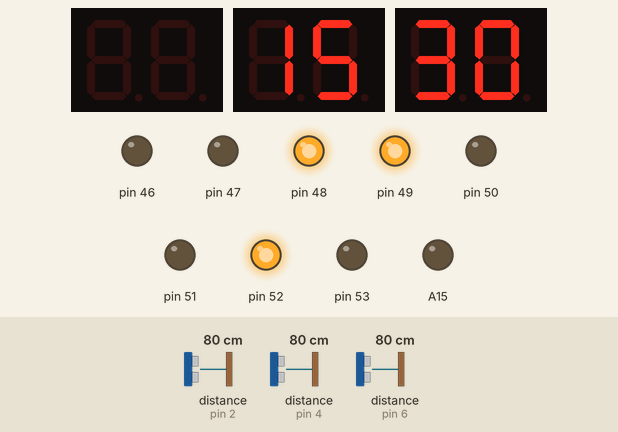
Recording of a sketch running on a simulated Arduino Mega 2560, built with avr-gcc and run on an emulated ATmega2560. Shown: 3 × 2-digit seven-segment display, output pins drawn as LEDs (lit = HIGH). Wiring (inferred from the names in the program): 3 × ultrasonic range finder: trigger pin 3, echo pin 2 / trigger pin 5, echo pin 4 / trigger pin 7, echo pin 6. Inputs (shaded band) come from the test bench; at power-on: distance to the obstacle (sensors on pin 2, pin 4, pin 6) 80 cm. The echo pulse lasts 58.3 µs per cm; pins used as bus, display or sensor lines are not drawn; what the sketch prints to the serial monitor is not drawn.

Above: at 1.1 s.
At 6.1 s:
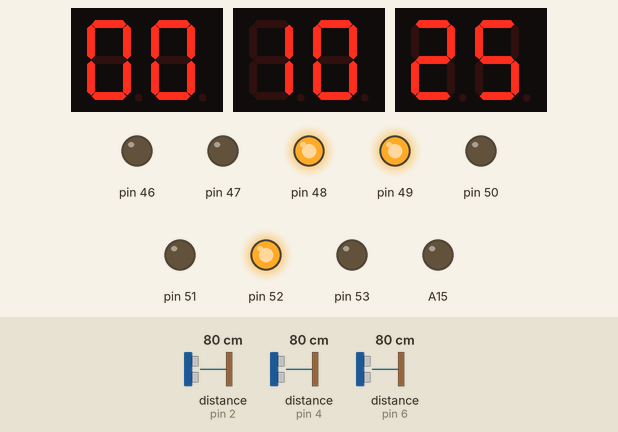
At 11.1 s:
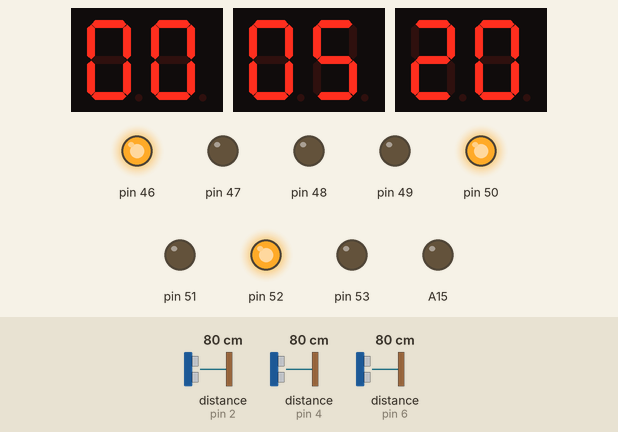
At 20.1 s:
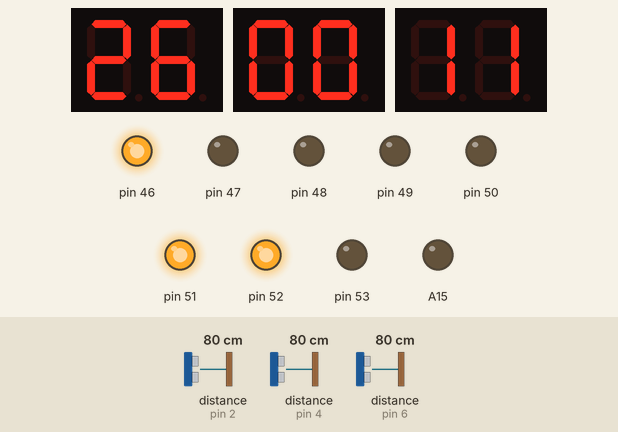
At 29.1 s:
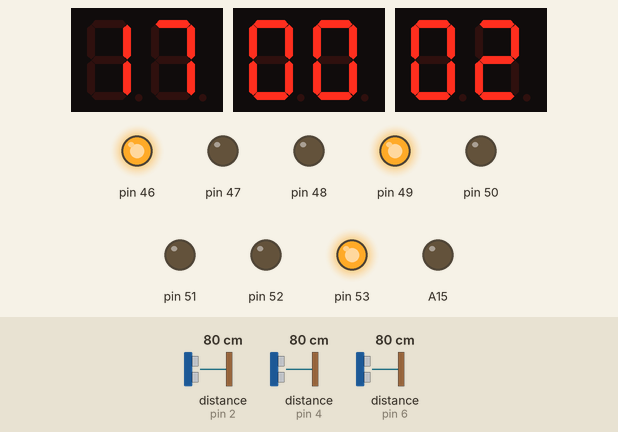
At 39.1 s:
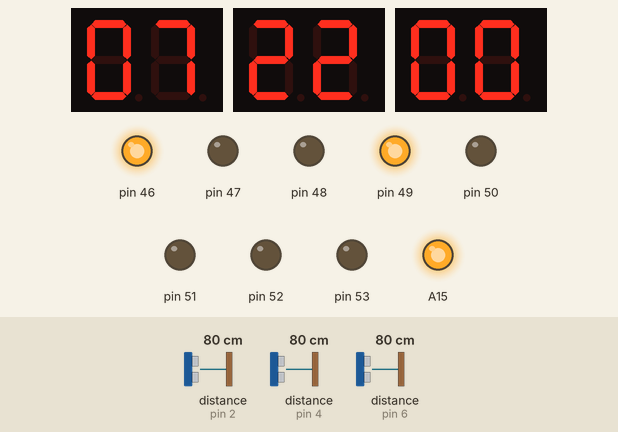
Timing chart, 0 to 40.0 s (numbered marks = the images above):
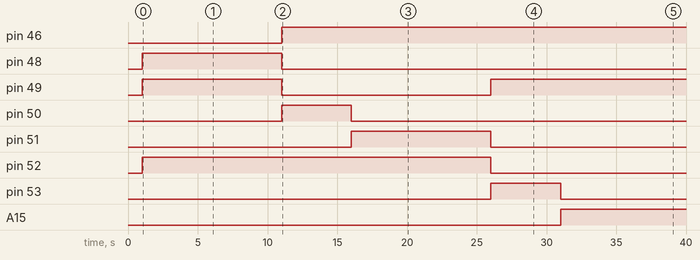

Measured:
- by itself, pin 46: LOW → HIGH at 11.0 s
- by itself, pin 48: LOW → HIGH at 1.0 s, → LOW 10.0 s later
- by itself, pin 49: LOW → HIGH at 1.0 s, → LOW 10.0 s later, → HIGH 15.0 s later
- by itself, pin 50: LOW → HIGH at 11.0 s, → LOW 5.0 s later
- by itself, pin 51: LOW → HIGH at 16.0 s, → LOW 10.0 s later
- by itself, pin 52: LOW → HIGH at 1.0 s, → LOW 25.0 s later
- by itself, pin 53: LOW → HIGH at 26.0 s, → LOW 5.0 s later
- by itself, A15: LOW → HIGH at 31.0 s

The sketch:

Traffic-Ligh.ino
```cpp
#include "SevSeg.h"
#define ECHOPIN 2
#define TRIGPIN 3
#define ECHOPIND 4
#define TRIGPIND 5
#define ECHOPINT 6
#define TRIGPINT 7

SevSeg sevseg,sevseg1,sevseg2;
byte numDigits = 2;
byte digitPins[] = {8,9};
byte digitPins1[] = {10,11};
byte digitPins2[] = {12,13};
byte segmentPins[] = {22,23,24,25,26,27,28,29};
byte segmentPins1[] = {30,31,32,33,34,35,36,37};
byte segmentPins2[] = {38,39,40,41,42,43,44,45};
bool resistorsOnSegments = false;
byte hardwareConfig = COMMON_ANODE;
bool updateWithDelays = false;
bool leadingZeros = true;
int waktuS,waktuD,waktuT;
int senS,senD,senT;
bool Status1 = false,Status2 = false,Status3 = false;


void setup() {
  pinMode(ECHOPIN, INPUT);
  pinMode(TRIGPIN, OUTPUT);
  pinMode(ECHOPIND, INPUT);
  pinMode(TRIGPIND, OUTPUT);
  pinMode(ECHOPINT, INPUT);
  pinMode(TRIGPINT, OUTPUT);
  for(int i = 46; i<= 53; i++){
    pinMode(i, OUTPUT);
  }
  pinMode(A15, OUTPUT);

   sevseg.begin(hardwareConfig, numDigits, digitPins,  segmentPins,resistorsOnSegments, updateWithDelays, leadingZeros);
  sevseg1.begin(hardwareConfig, numDigits, digitPins1, segmentPins1,resistorsOnSegments, updateWithDelays, leadingZeros);
  sevseg2.begin(hardwareConfig, numDigits, digitPins2, segmentPins2,resistorsOnSegments, updateWithDelays, leadingZeros);
  Serial.begin(9600);
}
int sensor1(){
  digitalWrite(TRIGPIN, LOW);
  digitalWrite(TRIGPIN, HIGH);
  digitalWrite(TRIGPIN, LOW);
  int distance = pulseIn(ECHOPIN, HIGH);
  distance= distance/58;
  if(distance <= 5){
    return true;
  }
  else{
    return false;
  }
}
int sensor2(){
  digitalWrite(TRIGPIND, LOW);
  digitalWrite(TRIGPIND, HIGH);
  digitalWrite(TRIGPIND, LOW);
  int distance = pulseIn(ECHOPIND, HIGH);
  distance= distance/58;
  if(distance <= 5){
    return true;
  }
  else{
    return false;
  }
}
int sensor3(){
  digitalWrite(TRIGPINT, LOW);
  digitalWrite(TRIGPINT, HIGH);
  digitalWrite(TRIGPINT, LOW);
  int distance = pulseIn(ECHOPINT, HIGH);
  distance= distance/58;
  if(distance <= 5){
    return true;
  }
  else{
    return false;
  }
}
void loop() {
  static unsigned long timer = millis();
  if (millis() - timer >= 1000) {
    if(sensor1()){
      senS++;

      if(senS >= 5){ // 5 detik
        senS = 0;
      }
    }
    else{
      senS = 0;
    }
    if(sensor2()){
      senD++;
      if(senD >= 5){ // 5 detik
        senD = 0;
      }
    }
    else{
      senD = 0;
    }
    if(sensor3()){
      senT++;
      if(senT >= 5){ // 5 detik
        senT = 0;
      }
    }
    else{
      senT = 0;
    }
    normal();

    timer += 1000;
    waktuS--;
    waktuD--;
    waktuT--;
  }
  sevseg.refreshDisplay();
  sevseg1.refreshDisplay();
  sevseg2.refreshDisplay();
  LampNormal();
}
void LampNormal(){
    if(waktuS != 0){
      if(waktuS >= 5){
        digitalWrite(46,HIGH);
        digitalWrite(47,LOW);
        digitalWrite(48,LOW);
      }
      else if(waktuS ==4 || waktuS ==3 || waktuS ==2 || waktuS == 1){
        digitalWrite(46,LOW);
        digitalWrite(47,HIGH);
        digitalWrite(48,LOW);
       }
      else{
        if(waktuD ==4 || waktuD ==3 || waktuD ==2 || waktuD == 1|| waktuD == 0){
          digitalWrite(46,HIGH);
          digitalWrite(47,LOW);
          digitalWrite(48,LOW);
        }
        else{
          digitalWrite(46,LOW);
          digitalWrite(47,LOW);
          digitalWrite(48,HIGH);
          if(!Status1){ // kalau false
            Serial.print(senS);
            if(senS >=4){
              waktuD =waktuD + 5;
              waktuT =waktuT + 5;
              Status1 = true;
              Status2 = false;
              Status3 = false;
            }
          }
        }
      }
    }
    if(waktuD != 0){
      if(waktuD >= 5){
        digitalWrite(49,HIGH);
        digitalWrite(50,LOW);
        digitalWrite(51,LOW);
      }
      else if(waktuD ==4 || waktuD ==3 || waktuD ==2 || waktuD == 1){
        digitalWrite(49,LOW);
        digitalWrite(50,HIGH);
        digitalWrite(51,LOW);
       }
      else{
        if(waktuT ==4 || waktuT ==3 || waktuT ==2 || waktuT == 1 || waktuT == 0){
          digitalWrite(49,HIGH);
          digitalWrite(50,LOW);
          digitalWrite(51,LOW);
        }
        else{
          digitalWrite(49,LOW);
          digitalWrite(50,LOW);
          digitalWrite(51,HIGH);
          if(!Status2){ // kalau false
            Serial.print(senD);
            if(senD >=4){
              waktuS =waktuS + 5;
              waktuT =waktuT + 5;
              Status2 = true;
              Status1 = false;
              Status3 = false;
            }
          }
        }
      }
    }
    if(waktuT != 0){
      if(waktuT >= 5){
        digitalWrite(52,HIGH);
        digitalWrite(53,LOW);
        digitalWrite(A15,LOW);
      }
      else if(waktuT ==4 || waktuT ==3 || waktuT ==2 || waktuT == 1){
        digitalWrite(52,LOW);
        digitalWrite(53,HIGH);
        digitalWrite(A15,LOW);
      }
      else{
        if(waktuS ==4 || waktuS ==3 || waktuS ==2 || waktuS == 1|| waktuS == 0 ){
        digitalWrite(52,HIGH);
        digitalWrite(53,LOW);
        digitalWrite(A15,LOW);
        }
        else{
          digitalWrite(52,LOW);
          digitalWrite(53,LOW);
          digitalWrite(A15,HIGH);
          if(!Status3){ // kalau false
            Serial.print(senT);
            if(senT >=4){
              waktuD =waktuD + 5;
              waktuS =waktuS + 5;
              Status3 = true;
              Status2 = false;
              Status1 = false;
            }
          }
        }
      }
    }
}
void normal(){
    if(waktuS == 0){
      waktuD = 15;
      waktuT = 30;
    }else if(waktuD == 0){
      waktuT = 15;
      waktuS = 30;
    }else if(waktuT == 0){
      waktuS = 15;
      waktuD = 30;
    }
    if(waktuS != 0){
      if(waktuS > 0){
        sevseg.setNumber(waktuS);
      }
      else{
        sevseg.setNumber(00);
      }
    }
    if(waktuD != 0){
      if(waktuD > 0){
        sevseg1.setNumber(waktuD);
      }
      else{
        sevseg1.setNumber(00);
      }
    }
    if(waktuT != 0){
      if(waktuT > 0){
        sevseg2.setNumber(waktuT);
      }
      else{
        sevseg2.setNumber(00);
      }
    }
}
```
